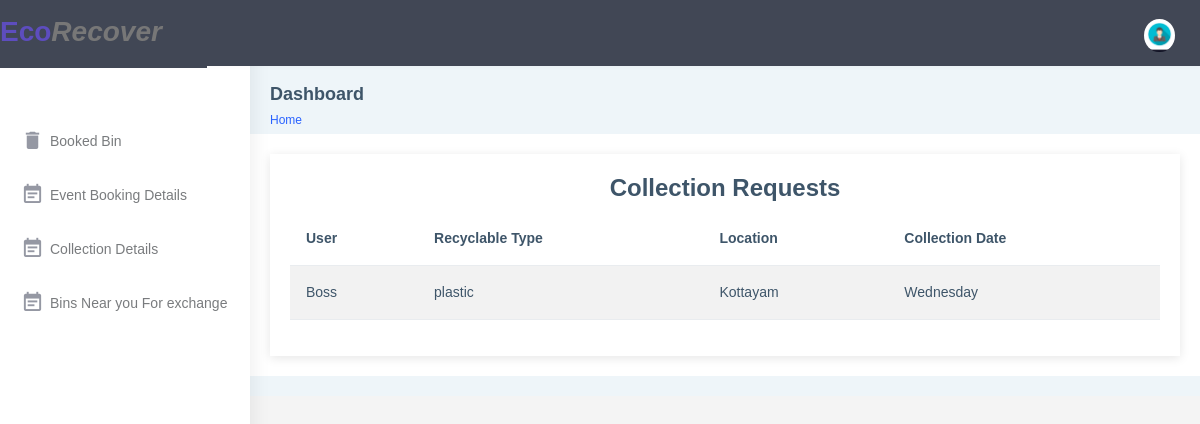
/recyclable_details/, run on an earlier commit of the app's database.
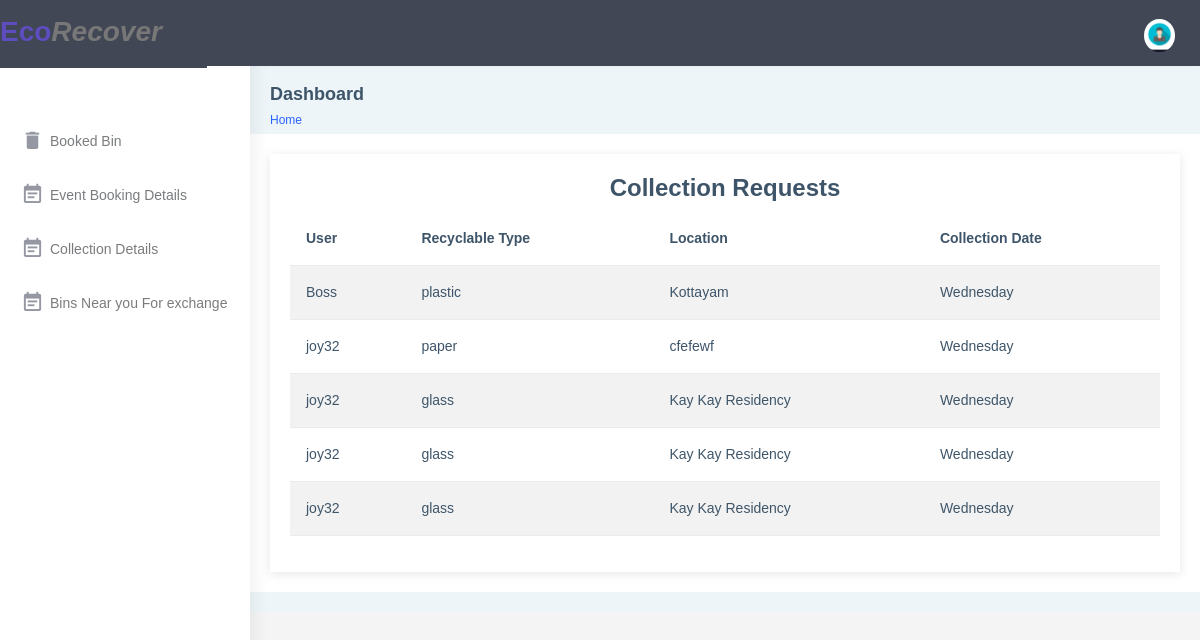
And on a later commit of the database.
### app322/models.py (models this page shows, shortened)
class CollectionRequest(models.Model):
    user = models.ForeignKey(User, on_delete=models.CASCADE)
    recyclable_type = models.CharField(max_length=100)
    location = models.CharField(max_length=255)
    collection_date = models.CharField(max_length=50)  # You can use DateField if you want to store dates as date objects

### app322/views.py (the view)
# urls.py: path('recyclable_details/', collection_request_list, name='recyclable_details'),
def collection_request_list(request):
    collection_requests = CollectionRequest.objects.all()
    return render(request, 'admin/recyclable.html', {'collection_requests': collection_requests})

### templates/admin/recyclable.html
{% extends 'base.html' %}
{% load static %}
{% block content %}
<div class="container">
    <h1 class="text-center">Collection Requests</h1>
    <div class="row justify-content-center">
        <div class="col-md-8">
            {% if collection_requests %}
            <table class="table table-striped">
                <thead>
                    <tr>
                        <th>User</th>
                        <th>Recyclable Type</th>
                        <th>Location</th>
                        <th>Collection Date</th>
                    </tr>
                </thead>
                <tbody>
                    {% for request in collection_requests %}
                    <tr>
                        <td>{{ request.user.username }}</td>
                        <td>{{ request.recyclable_type }}</td>
                        <td>{{ request.location }}</td>
                        <td>{{ request.collection_date }}</td>
                    </tr>
                    {% endfor %}
                </tbody>
            </table>
            {% else %}
            <div class="alert alert-info" role="alert">
                No current requests.
            </div>
            {% endif %}
        </div>
    </div>
</div>
{% endblock %}

What changed in the data, as far as the page shows it:
added CollectionRequest: user.username "joy32", recyclable_type "paper", location "cfefewf", collection_date "Wednesday"
added CollectionRequest: user.username "joy32", recyclable_type "glass", location "Kay Kay Residency", collection_date "Wednesday"
added CollectionRequest: user.username "joy32", recyclable_type "glass", location "Kay Kay Residency", collection_date "Wednesday"
added CollectionRequest: user.username "joy32", recyclable_type "glass", location "Kay Kay Residency", collection_date "Wednesday"
